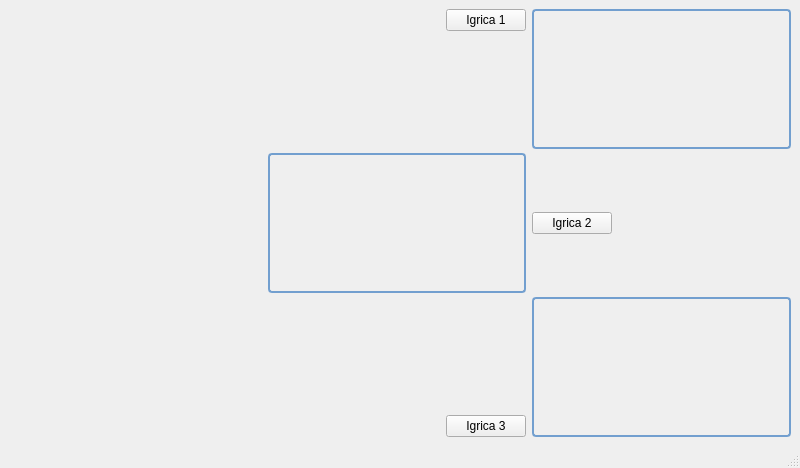
<?xml version="1.0" encoding="UTF-8"?>
<ui version="4.0">
 <class>Bolt</class>
 <widget class="QMainWindow" name="Bolt">
  <property name="windowModality">
   <enum>Qt::ApplicationModal</enum>
  </property>
  <property name="geometry">
   <rect>
    <x>0</x>
    <y>0</y>
    <width>800</width>
    <height>468</height>
   </rect>
  </property>
  <property name="minimumSize">
   <size>
    <width>800</width>
    <height>468</height>
   </size>
  </property>
  <property name="windowTitle">
   <string>Bolt</string>
  </property>
  <widget class="QWidget" name="centralwidget">
   <property name="minimumSize">
    <size>
     <width>0</width>
     <height>424</height>
    </size>
   </property>
   <layout class="QHBoxLayout" name="horizontalLayout">
    <item>
     <spacer name="horizontalSpacer_4">
      <property name="orientation">
       <enum>Qt::Horizontal</enum>
      </property>
      <property name="sizeHint" stdset="0">
       <size>
        <width>39</width>
        <height>20</height>
       </size>
      </property>
     </spacer>
    </item>
    <item>
     <layout class="QVBoxLayout" name="verticalLayout">
      <item>
       <layout class="QHBoxLayout" name="horizontalLayout_3">
        <item>
         <spacer name="horizontalSpacer_2">
          <property name="orientation">
           <enum>Qt::Horizontal</enum>
          </property>
          <property name="sizeHint" stdset="0">
           <size>
            <width>40</width>
            <height>20</height>
           </size>
          </property>
         </spacer>
        </item>
        <item>
         <widget class="QPushButton" name="pushButton">
          <property name="text">
           <string>Igrica 1</string>
          </property>
         </widget>
        </item>
       </layout>
      </item>
      <item>
       <spacer name="verticalSpacer">
        <property name="orientation">
         <enum>Qt::Vertical</enum>
        </property>
        <property name="sizeHint" stdset="0">
         <size>
          <width>20</width>
          <height>40</height>
         </size>
        </property>
       </spacer>
      </item>
      <item>
       <widget class="QFrame" name="frame_Igrica2">
        <property name="minimumSize">
         <size>
          <width>210</width>
          <height>140</height>
         </size>
        </property>
        <property name="styleSheet">
         <string notr="true">QFrame {
    border: 2px solid rgb(114, 159, 207);
    border-radius: 4px;
    padding: 2px;
}</string>
        </property>
        <property name="frameShape">
         <enum>QFrame::StyledPanel</enum>
        </property>
        <property name="frameShadow">
         <enum>QFrame::Raised</enum>
        </property>
       </widget>
      </item>
      <item>
       <spacer name="verticalSpacer_2">
        <property name="orientation">
         <enum>Qt::Vertical</enum>
        </property>
        <property name="sizeHint" stdset="0">
         <size>
          <width>200</width>
          <height>40</height>
         </size>
        </property>
       </spacer>
      </item>
      <item>
       <layout class="QHBoxLayout" name="horizontalLayout_4">
        <item>
         <spacer name="horizontalSpacer_3">
          <property name="orientation">
           <enum>Qt::Horizontal</enum>
          </property>
          <property name="sizeHint" stdset="0">
           <size>
            <width>40</width>
            <height>20</height>
           </size>
          </property>
         </spacer>
        </item>
        <item>
         <widget class="QPushButton" name="pushButton_3">
          <property name="text">
           <string>Igrica 3</string>
          </property>
         </widget>
        </item>
       </layout>
      </item>
     </layout>
    </item>
    <item>
     <layout class="QVBoxLayout" name="verticalLayout_2">
      <property name="spacing">
       <number>0</number>
      </property>
      <item>
       <widget class="QFrame" name="frame_Igrica1">
        <property name="minimumSize">
         <size>
          <width>210</width>
          <height>140</height>
         </size>
        </property>
        <property name="maximumSize">
         <size>
          <width>16777215</width>
          <height>140</height>
         </size>
        </property>
        <property name="styleSheet">
         <string notr="true">QFrame {
    border: 2px solid rgb(114, 159, 207);
    border-radius: 4px;
    padding: 2px;
    background-image: url(:/images/lp.png);
}</string>
        </property>
        <property name="frameShape">
         <enum>QFrame::StyledPanel</enum>
        </property>
        <property name="frameShadow">
         <enum>QFrame::Raised</enum>
        </property>
       </widget>
      </item>
      <item>
       <spacer name="verticalSpacer_3">
        <property name="orientation">
         <enum>Qt::Vertical</enum>
        </property>
        <property name="sizeHint" stdset="0">
         <size>
          <width>20</width>
          <height>35</height>
         </size>
        </property>
       </spacer>
      </item>
      <item>
       <layout class="QHBoxLayout" name="horizontalLayout_2">
        <item>
         <widget class="QPushButton" name="pushButton_2">
          <property name="text">
           <string>Igrica 2</string>
          </property>
         </widget>
        </item>
        <item>
         <spacer name="horizontalSpacer">
          <property name="orientation">
           <enum>Qt::Horizontal</enum>
          </property>
          <property name="sizeHint" stdset="0">
           <size>
            <width>5</width>
            <height>20</height>
           </size>
          </property>
         </spacer>
        </item>
       </layout>
      </item>
      <item>
       <spacer name="verticalSpacer_4">
        <property name="orientation">
         <enum>Qt::Vertical</enum>
        </property>
        <property name="sizeHint" stdset="0">
         <size>
          <width>20</width>
          <height>35</height>
         </size>
        </property>
       </spacer>
      </item>
      <item>
       <widget class="QFrame" name="frame_Igrica3">
        <property name="minimumSize">
         <size>
          <width>210</width>
          <height>140</height>
         </size>
        </property>
        <property name="maximumSize">
         <size>
          <width>16777215</width>
          <height>140</height>
         </size>
        </property>
        <property name="styleSheet">
         <string notr="true">QFrame {
    border: 2px solid rgb(114, 159, 207);
    border-radius: 4px;
    padding: 2px;
    background-image: url(:/images/mushrooms.jpg);
}</string>
        </property>
        <property name="frameShape">
         <enum>QFrame::StyledPanel</enum>
        </property>
        <property name="frameShadow">
         <enum>QFrame::Raised</enum>
        </property>
       </widget>
      </item>
     </layout>
    </item>
   </layout>
  </widget>
  <widget class="QMenuBar" name="menubar">
   <property name="geometry">
    <rect>
     <x>0</x>
     <y>0</y>
     <width>800</width>
     <height>22</height>
    </rect>
   </property>
  </widget>
  <widget class="QStatusBar" name="statusbar"/>
 </widget>
 <resources/>
 <connections/>
</ui>
